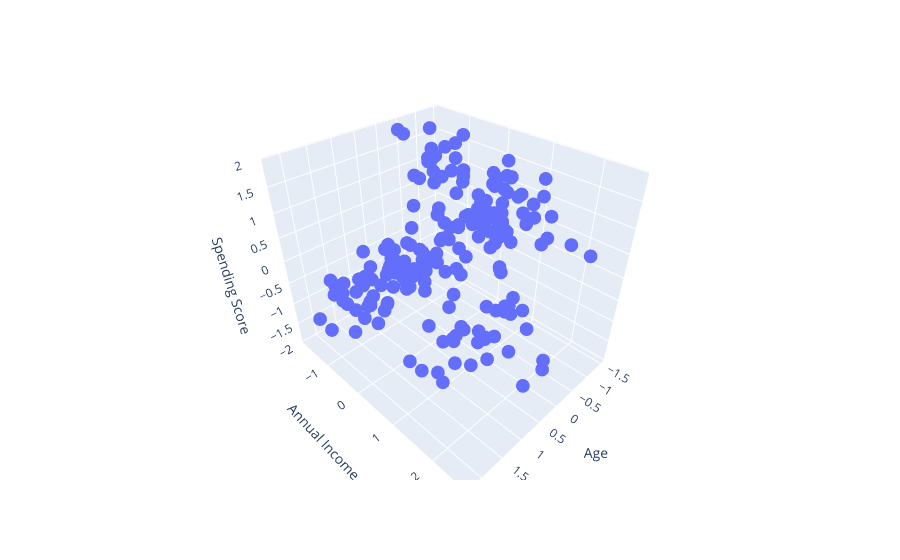

Here is the notebook cell this chart was saved with:
### Markdown cell above
### Visualización de los datos

### Code cell
fig = px.scatter_3d(df, x = 'Age', y = 'Annual Income', z = 'Spending Score')
fig.show()

### Figure 1 — Plotly figure (JSON) as saved in the notebook; plotly's stock layout.template omitted (floating-point values rounded to 4 significant figures; data arrays with more than 128 entries replaced by an {"elided": "..."} marker saying what was removed)
{"data": [{"hovertemplate": "Age=%{x}<br>Annual Income=%{y}<br>Spending Score=%{z}<extra></extra>", "legendgroup": "", "marker": {"color": "#636efa", "symbol": "circle"}, "mode": "markers", "name": "", "scene": "scene", "showlegend": false, "type": "scatter3d", "x": {"elided": "198 float values"}, "y": {"elided": "198 float values"}, "z": {"elided": "198 float values"}}], "layout": {"legend": {"tracegroupgap": 0}, "margin": {"t": 60}, "scene": {"domain": {"x": [0, 1], "y": [0, 1]}, "xaxis": {"title": {"text": "Age"}}, "yaxis": {"title": {"text": "Annual Income"}}, "zaxis": {"title": {"text": "Spending Score"}}}}}
